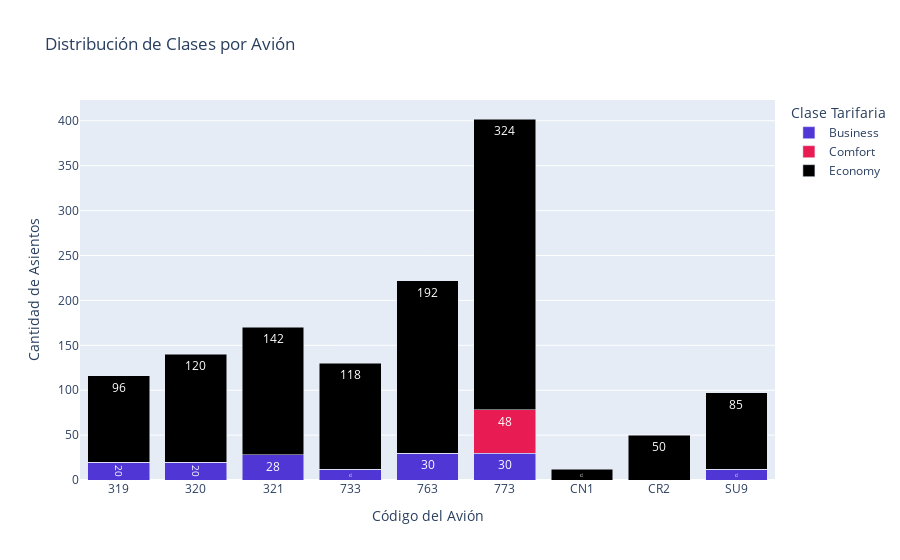

This figure's notebook cell:
### Markdown cell above
La clase Economy presenta la mayor cantidad de asientos disponibles, lo que indica que es la clase más común o popular en el vuelo.

### Code cell
# Tabla cruzada de aircraft_code y fare_conditions
aircraft_fare = seatsdf.pivot_table(index='aircraft_code', columns='fare_conditions', aggfunc='size', fill_value=0)
# Convertir a formato largo para plotly
aircraft_fare = aircraft_fare.reset_index().melt(id_vars='aircraft_code', var_name='Clase Tarifaria', value_name='Cantidad de Asientos')

# Crear el gráfico apilado interactivo
fig = px.bar(
    aircraft_fare,
    x='aircraft_code',
    y='Cantidad de Asientos',
    color='Clase Tarifaria',
    title='Distribución de Clases por Avión',
    labels={'aircraft_code': 'Código del Avión', 'Cantidad de Asientos': 'Cantidad de Asientos'},
    color_discrete_sequence=[
    text='Cantidad de Asientos'  # Para mostrar la cantidad en las barras
)

# Mostrar el gráfico
fig.update_traces(texttemplate='%{text}', textposition='inside')  # Posicionar el texto dentro de las barras
fig.update_layout(barmode='stack')  # Apilar las barras
fig.show()

### Figure 1 — Plotly figure (JSON) as saved in the notebook; plotly's stock layout.template omitted (floating-point values rounded to 4 significant figures)
{"data": [{"alignmentgroup": "True", "hovertemplate": "Clase Tarifaria=Business<br>Código del Avión=%{x}<br>Cantidad de Asientos=%{text}<extra></extra>", "legendgroup": "Business", "marker": {"color": "#5036D5", "pattern": {"shape": ""}}, "name": "Business", "offsetgroup": "Business", "orientation": "v", "showlegend": true, "text": [20, 20, 28, 12, 30, 30, 0, 0, 12], "textposition": "inside", "texttemplate": "%{text}", "type": "bar", "x": ["319", "320", "321", "733", "763", "773", "CN1", "CR2", "SU9"], "xaxis": "x", "y": [20, 20, 28, 12, 30, 30, 0, 0, 12], "yaxis": "y"}, {"alignmentgroup": "True", "hovertemplate": "Clase Tarifaria=Comfort<br>Código del Avión=%{x}<br>Cantidad de Asientos=%{text}<extra></extra>", "legendgroup": "Comfort", "marker": {"color": "#E81C52", "pattern": {"shape": ""}}, "name": "Comfort", "offsetgroup": "Comfort", "orientation": "v", "showlegend": true, "text": [0, 0, 0, 0, 0, 48, 0, 0, 0], "textposition": "inside", "texttemplate": "%{text}", "type": "bar", "x": ["319", "320", "321", "733", "763", "773", "CN1", "CR2", "SU9"], "xaxis": "x", "y": [0, 0, 0, 0, 0, 48, 0, 0, 0], "yaxis": "y"}, {"alignmentgroup": "True", "hovertemplate": "Clase Tarifaria=Economy<br>Código del Avión=%{x}<br>Cantidad de Asientos=%{text}<extra></extra>", "legendgroup": "Economy", "marker": {"color": "#000000", "pattern": {"shape": ""}}, "name": "Economy", "offsetgroup": "Economy", "orientation": "v", "showlegend": true, "text": [96, 120, 142, 118, 192, 324, 12, 50, 85], "textposition": "inside", "texttemplate": "%{text}", "type": "bar", "x": ["319", "320", "321", "733", "763", "773", "CN1", "CR2", "SU9"], "xaxis": "x", "y": [96, 120, 142, 118, 192, 324, 12, 50, 85], "yaxis": "y"}], "layout": {"barmode": "stack", "legend": {"title": {"text": "Clase Tarifaria"}, "tracegroupgap": 0}, "title": {"text": "Distribución de Clases por Avión"}, "xaxis": {"anchor": "y", "domain": [0, 1], "title": {"text": "Código del Avión"}}, "yaxis": {"anchor": "x", "domain": [0, 1], "title": {"text": "Cantidad de Asientos"}}}}
